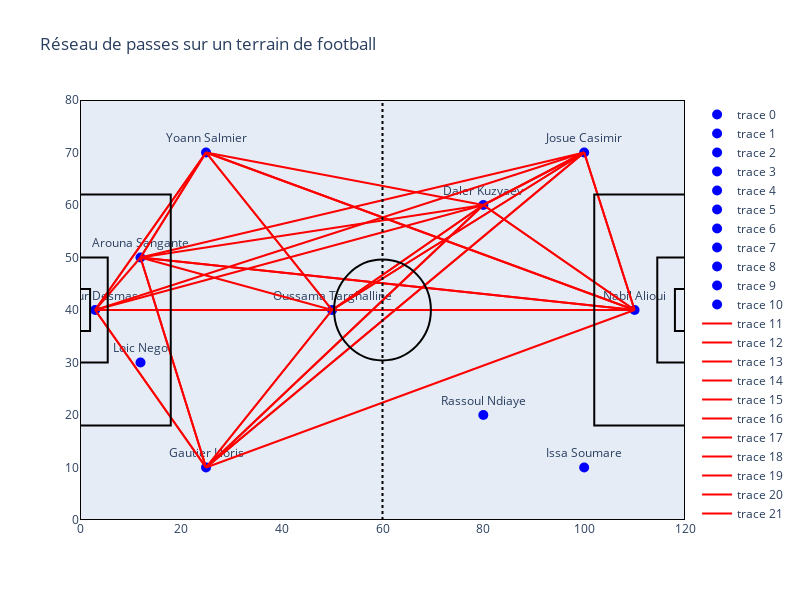

Source (notebook cell):
### Code cell
import plotly.graph_objs as go

# Dictionnaire des positions en fonction des rôles
role_positions = {
    "Gardien": [(3, 40)],
    "Défenseur": [(12, 30), (12, 50), (25, 10), (25, 70)],
    "Milieu de terrain": [(50, 40), (80, 20), (80, 60)],
    "Attaquant": [(100, 10), (100, 70), (110, 40)]
}

# Fonction pour obtenir la position en fonction du rôle et de l'index
def get_position(role, index, role_positions, role_count):
    if role in role_positions and index < len(role_positions[role]):
        return role_positions[role][index]
    else:
        # Gérer les excédents en attribuant des positions restantes
        if role == "Défenseur":
            role = "Milieu de terrain"
        elif role == "Milieu de terrain":
            role = "Attaquant"
        elif role == "Attaquant":
            role = "Défenseur"
        return get_position(role, role_count[role], role_positions, role_count)


def visualize_pass_network(player_positions_df, passes_df):

    # Convertir les données de la dataframe en dictionnaires
    role_count = {"Défenseur": 0, "Milieu de terrain": 0, "Attaquant": 0, "Gardien": 0}
    players_positions = {}
    
    for index, row in player_positions_df.iterrows():
        role = row['role']
        position = get_position(role, role_count[role], role_positions, role_count)
        role_count[role] += 1
        players_positions[row['player.name']] = position

    # Calculer les informations des passes
    pass_info = passes_df.groupby(['player.name']).agg(
        num_passes=('pass.length', 'size'),
        avg_pass_length=('pass.length', 'mean')
    ).reset_index()

    pass_info_received = passes_df.groupby(['pass.recipient.name']).agg(
        num_passes_received=('pass.length', 'size'),
        avg_pass_length_received=('pass.length', 'mean')
    ).reset_index()

    # Créer des dictionnaires pour les infos de passes
    pass_info_dict = {
        row['player.name']: {
            'num_passes': row['num_passes'],
            'avg_pass_length': row['avg_pass_length']
        }
        for index, row in pass_info.iterrows()
    }

    pass_info_received_dict = {
        row['pass.recipient.name']: {
            'num_passes_received': row['num_passes_received'],
            'avg_pass_length_received': row['avg_pass_length_received']
        }
        for index, row in pass_info_received.iterrows()
    }

    # Tracer le terrain de football
    fig = go.Figure()

    # Ajouter des formes pour représenter le terrain de football
    terrain_shapes = [
        dict(type="rect", x0=0, y0=0, x1=120, y1=80, line=dict(color="Black")),
        dict(type="line", x0=60, y0=0, x1=60, y1=80, line=dict(color="Black", dash="dot")),
        dict(type="rect", x0=0, y0=18, x1=18, y1=62, line=dict(color="Black")),
        dict(type="rect", x0=102, y0=18, x1=120, y1=62, line=dict(color="Black")),
        dict(type="rect", x0=0, y0=30, x1=5.5, y1=50, line=dict(color="Black")),
        dict(type="rect", x0=114.5, y0=30, x1=120, y1=50, line=dict(color="Black")),
        dict(type="rect", x0=0, y0=36, x1=2, y1=44, line=dict(color="Black")),
        dict(type="rect", x0=118, y0=36, x1=120, y1=44, line=dict(color="Black")),
        dict(type="circle", xref="x", yref="y", x0=50.4, y0=30.4, x1=69.6, y1=49.6, line_color="Black"),
    ]
    fig.update_layout(shapes=terrain_shapes)

    # Ajouter les joueurs sur le terrain avec les infos de passes
    for player, pos in players_positions.items():
        passes_from_player = pass_info_dict.get(player, {'num_passes': 0, 'avg_pass_length': 0})
        passes_to_player = pass_info_received_dict.get(player, {'num_passes_received': 0, 'avg_pass_length_received': 0})

        hover_text = (
            f"Joueur: {player}<br>"
            f"Nombre de passes effectuées: {passes_from_player['num_passes']}<br>"
            f"Longueur moyenne des passes effectuées: {passes_from_player['avg_pass_length']:.2f} m<br>"
            f"Nombre de passes reçues: {passes_to_player['num_passes_received']}<br>"
            f"Longueur moyenne des passes reçues: {passes_to_player['avg_pass_length_received']:.2f} m"
        )

        fig.add_trace(go.Scatter(
            x=[pos[0]],
            y=[pos[1]],
            mode='markers+text',
            text=[player],
            textposition="top center",
            marker=dict(size=10, color='blue'),
            hovertext=hover_text,
            hoverinfo="text"
        ))

    # Calculer le nombre et la longueur moyenne des passes entre les joueurs
    passes_between_players = passes_df.groupby(['player.name', 'pass.recipient.name']).agg(
        num_passes=('pass.length', 'size'),
        avg_pass_length=('pass.length', 'mean')
    ).reset_index()

    # Ajouter les passes
    for row in passes_between_players.itertuples():
        if row[1] in players_positions and row[2] in players_positions:
            start = players_positions[row[1]]
            end = players_positions[row[2]]
            hover_text = (
                f"Passes de {row[1]} à {row[2]}<br>"
                f"Nombre de passes: {row.num_passes}<br>"
                f"Longueur moyenne des passes: {row.avg_pass_length:.2f} m"
            )
            fig.add_trace(go.Scatter(
                x=[start[0], end[0]],
                y=[start[1], end[1]],
                mode='lines',
                line=dict(width=2, color='red'),
                hovertext=hover_text,
                hoverinfo="text"
            ))

    fig.update_layout(
        title="Réseau de passes sur un terrain de football",
        xaxis=dict(range=[0, 120], showgrid=False, zeroline=False),
        yaxis=dict(range=[0, 80], showgrid=False, zeroline=False),
        width=800,
        height=600
    )
    fig.show()

# Appel de la fonction pour créer la figure du réseau de passes
visualize_pass_network(df_positions, df_passes)

### Figure 1 — Plotly figure (JSON) as saved in the notebook; plotly's stock layout.template omitted (floating-point values rounded to 4 significant figures)
{"data": [{"hoverinfo": "text", "hovertext": "Joueur: Loic Nego<br>Nombre de passes effectuées: 0<br>Longueur moyenne des passes effectuées: 0.00 m<br>Nombre de passes reçues: 0<br>Longueur moyenne des passes reçues: 0.00 m", "marker": {"color": "blue", "size": 10}, "mode": "markers+text", "text": ["Loic Nego"], "textposition": "top center", "type": "scatter", "x": [12], "y": [30]}, {"hoverinfo": "text", "hovertext": "Joueur: Oussama Targhalline<br>Nombre de passes effectuées: 57<br>Longueur moyenne des passes effectuées: 16.38 m<br>Nombre de passes reçues: 47<br>Longueur moyenne des passes reçues: 13.34 m", "marker": {"color": "blue", "size": 10}, "mode": "markers+text", "text": ["Oussama Targhalline"], "textposition": "top center", "type": "scatter", "x": [50], "y": [40]}, {"hoverinfo": "text", "hovertext": "Joueur: Arouna Sangante<br>Nombre de passes effectuées: 28<br>Longueur moyenne des passes effectuées: 33.87 m<br>Nombre de passes reçues: 15<br>Longueur moyenne des passes reçues: 19.06 m", "marker": {"color": "blue", "size": 10}, "mode": "markers+text", "text": ["Arouna Sangante"], "textposition": "top center", "type": "scatter", "x": [12], "y": [50]}, {"hoverinfo": "text", "hovertext": "Joueur: Issa Soumare<br>Nombre de passes effectuées: 0<br>Longueur moyenne des passes effectuées: 0.00 m<br>Nombre de passes reçues: 0<br>Longueur moyenne des passes reçues: 0.00 m", "marker": {"color": "blue", "size": 10}, "mode": "markers+text", "text": ["Issa Soumare"], "textposition": "top center", "type": "scatter", "x": [100], "y": [10]}, {"hoverinfo": "text", "hovertext": "Joueur: Rassoul Ndiaye<br>Nombre de passes effectuées: 0<br>Longueur moyenne des passes effectuées: 0.00 m<br>Nombre de passes reçues: 0<br>Longueur moyenne des passes reçues: 0.00 m", "marker": {"color": "blue", "size": 10}, "mode": "markers+text", "text": ["Rassoul Ndiaye"], "textposition": "top center", "type": "scatter", "x": [80], "y": [20]}, {"hoverinfo": "text", "hovertext": "Joueur: Josue Casimir<br>Nombre de passes effectuées: 38<br>Longueur moyenne des passes effectuées: 16.64 m<br>Nombre de passes reçues: 38<br>Longueur moyenne des passes reçues: 19.78 m", "marker": {"color": "blue", "size": 10}, "mode": "markers+text", "text": ["Josue Casimir"], "textposition": "top center", "type": "scatter", "x": [100], "y": [70]}, {"hoverinfo": "text", "hovertext": "Joueur: Gautier Lloris<br>Nombre de passes effectuées: 32<br>Longueur moyenne des passes effectuées: 13.61 m<br>Nombre de passes reçues: 24<br>Longueur moyenne des passes reçues: 18.73 m", "marker": {"color": "blue", "size": 10}, "mode": "markers+text", "text": ["Gautier Lloris"], "textposition": "top center", "type": "scatter", "x": [25], "y": [10]}, {"hoverinfo": "text", "hovertext": "Joueur: Daler Kuzyaev<br>Nombre de passes effectuées: 37<br>Longueur moyenne des passes effectuées: 15.20 m<br>Nombre de passes reçues: 31<br>Longueur moyenne des passes reçues: 13.66 m", "marker": {"color": "blue", "size": 10}, "mode": "markers+text", "text": ["Daler Kuzyaev"], "textposition": "top center", "type": "scatter", "x": [80], "y": [60]}, {"hoverinfo": "text", "hovertext": "Joueur: Yoann Salmier<br>Nombre de passes effectuées: 30<br>Longueur moyenne des passes effectuées: 24.64 m<br>Nombre de passes reçues: 14<br>Longueur moyenne des passes reçues: 18.33 m", "marker": {"color": "blue", "size": 10}, "mode": "markers+text", "text": ["Yoann Salmier"], "textposition": "top center", "type": "scatter", "x": [25], "y": [70]}, {"hoverinfo": "text", "hovertext": "Joueur: Nabil Alioui<br>Nombre de passes effectuées: 13<br>Longueur moyenne des passes effectuées: 21.49 m<br>Nombre de passes reçues: 29<br>Longueur moyenne des passes reçues: 23.48 m", "marker": {"color": "blue", "size": 10}, "mode": "markers+text", "text": ["Nabil Alioui"], "textposition": "top center", "type": "scatter", "x": [110], "y": [40]}, {"hoverinfo": "text", "hovertext": "Joueur: Arthur Desmas<br>Nombre de passes effectuées: 23<br>Longueur moyenne des passes effectuées: 44.32 m<br>Nombre de passes reçues: 5<br>Longueur moyenne des passes reçues: 22.77 m", "marker": {"color": "blue", "size": 10}, "mode": "markers+text", "text": ["Arthur Desmas"], "textposition": "top center", "type": "scatter", "x": [3], "y": [40]}, {"hoverinfo": "text", "hovertext": "Passes de Arouna Sangante à Gautier Lloris<br>Nombre de passes: 5<br>Longueur moyenne des passes: 21.21 m", "line": {"color": "red", "width": 2}, "mode": "lines", "type": "scatter", "x": [12, 25], "y": [50, 10]}, {"hoverinfo": "text", "hovertext": "Passes de Arouna Sangante à Josue Casimir<br>Nombre de passes: 4<br>Longueur moyenne des passes: 33.33 m", "line": {"color": "red", "width": 2}, "mode": "lines", "type": "scatter", "x": [12, 100], "y": [50, 70]}, {"hoverinfo": "text", "hovertext": "Passes de Arouna Sangante à Nabil Alioui<br>Nombre de passes: 1<br>Longueur moyenne des passes: 57.73 m", "line": {"color": "red", "width": 2}, "mode": "lines", "type": "scatter", "x": [12, 110], "y": [50, 40]}, {"hoverinfo": "text", "hovertext": "Passes de Arouna Sangante à Oussama Targhalline<br>Nombre de passes: 2<br>Longueur moyenne des passes: 5.35 m", "line": {"color": "red", "width": 2}, "mode": "lines", "type": "scatter", "x": [12, 50], "y": [50, 40]}, {"hoverinfo": "text", "hovertext": "Passes de Arouna Sangante à Yoann Salmier<br>Nombre de passes: 4<br>Longueur moyenne des passes: 19.19 m", "line": {"color": "red", "width": 2}, "mode": "lines", "type": "scatter", "x": [12, 25], "y": [50, 70]}, {"hoverinfo": "text", "hovertext": "Passes de Arthur Desmas à Arouna Sangante<br>Nombre de passes: 1<br>Longueur moyenne des passes: 12.80 m", "line": {"color": "red", "width": 2}, "mode": "lines", "type": "scatter", "x": [3, 12], "y": [40, 50]}, {"hoverinfo": "text", "hovertext": "Passes de Arthur Desmas à Daler Kuzyaev<br>Nombre de passes: 1<br>Longueur moyenne des passes: 21.86 m", "line": {"color": "red", "width": 2}, "mode": "lines", "type": "scatter", "x": [3, 80], "y": [40, 60]}, {"hoverinfo": "text", "hovertext": "Passes de Arthur Desmas à Gautier Lloris<br>Nombre de passes: 4<br>Longueur moyenne des passes: 21.14 m", "line": {"color": "red", "width": 2}, "mode": "lines", "type": "scatter", "x": [3, 25], "y": [40, 10]}, {"hoverinfo": "text", "hovertext": "Passes de Arthur Desmas à Josue Casimir<br>Nombre de passes: 2<br>Longueur moyenne des passes: 43.38 m", "line": {"color": "red", "width": 2}, "mode": "lines", "type": "scatter", "x": [3, 100], "y": [40, 70]}, {"hoverinfo": "text", "hovertext": "Passes de Arthur Desmas à Nabil Alioui<br>Nombre de passes: 1<br>Longueur moyenne des passes: 73.36 m", "line": {"color": "red", "width": 2}, "mode": "lines", "type": "scatter", "x": [3, 110], "y": [40, 40]}, {"hoverinfo": "text", "hovertext": "Passes de Arthur Desmas à Oussama Targhalline<br>Nombre de passes: 2<br>Longueur moyenne des passes: 26.52 m", "line": {"color": "red", "width": 2}, "mode": "lines", "type": "scatter", "x": [3, 50], "y": [40, 40]}, {"hoverinfo": "text", "hovertext": "Passes de Arthur Desmas à Yoann Salmier<br>Nombre de passes: 1<br>Longueur moyenne des passes: 26.30 m", "line": {"color": "red", "width": 2}, "mode": "lines", "type": "scatter", "x": [3, 25], "y": [40, 70]}, {"hoverinfo": "text", "hovertext": "Passes de Daler Kuzyaev à Arouna Sangante<br>Nombre de passes: 1<br>Longueur moyenne des passes: 16.02 m", "line": {"color": "red", "width": 2}, "mode": "lines", "type": "scatter", "x": [80, 12], "y": [60, 50]}, {"hoverinfo": "text", "hovertext": "Passes de Daler Kuzyaev à Gautier Lloris<br>Nombre de passes: 3<br>Longueur moyenne des passes: 16.61 m", "line": {"color": "red", "width": 2}, "mode": "lines", "type": "scatter", "x": [80, 25], "y": [60, 10]}, {"hoverinfo": "text", "hovertext": "Passes de Daler Kuzyaev à Josue Casimir<br>Nombre de passes: 8<br>Longueur moyenne des passes: 16.94 m", "line": {"color": "red", "width": 2}, "mode": "lines", "type": "scatter", "x": [80, 100], "y": [60, 70]}, {"hoverinfo": "text", "hovertext": "Passes de Daler Kuzyaev à Nabil Alioui<br>Nombre de passes: 3<br>Longueur moyenne des passes: 13.90 m", "line": {"color": "red", "width": 2}, "mode": "lines", "type": "scatter", "x": [80, 110], "y": [60, 40]}, {"hoverinfo": "text", "hovertext": "Passes de Daler Kuzyaev à Oussama Targhalline<br>Nombre de passes: 7<br>Longueur moyenne des passes: 13.05 m", "line": {"color": "red", "width": 2}, "mode": "lines", "type": "scatter", "x": [80, 50], "y": [60, 40]}, {"hoverinfo": "text", "hovertext": "Passes de Gautier Lloris à Arouna Sangante<br>Nombre de passes: 4<br>Longueur moyenne des passes: 15.06 m", "line": {"color": "red", "width": 2}, "mode": "lines", "type": "scatter", "x": [25, 12], "y": [10, 50]}, {"hoverinfo": "text", "hovertext": "Passes de Gautier Lloris à Arthur Desmas<br>Nombre de passes: 2<br>Longueur moyenne des passes: 10.88 m", "line": {"color": "red", "width": 2}, "mode": "lines", "type": "scatter", "x": [25, 3], "y": [10, 40]}, {"hoverinfo": "text", "hovertext": "Passes de Gautier Lloris à Daler Kuzyaev<br>Nombre de passes: 5<br>Longueur moyenne des passes: 13.90 m", "line": {"color": "red", "width": 2}, "mode": "lines", "type": "scatter", "x": [25, 80], "y": [10, 60]}, {"hoverinfo": "text", "hovertext": "Passes de Gautier Lloris à Josue Casimir<br>Nombre de passes: 7<br>Longueur moyenne des passes: 13.30 m", "line": {"color": "red", "width": 2}, "mode": "lines", "type": "scatter", "x": [25, 100], "y": [10, 70]}, {"hoverinfo": "text", "hovertext": "Passes de Gautier Lloris à Nabil Alioui<br>Nombre de passes: 1<br>Longueur moyenne des passes: 36.67 m", "line": {"color": "red", "width": 2}, "mode": "lines", "type": "scatter", "x": [25, 110], "y": [10, 40]}, {"hoverinfo": "text", "hovertext": "Passes de Gautier Lloris à Oussama Targhalline<br>Nombre de passes: 4<br>Longueur moyenne des passes: 12.42 m", "line": {"color": "red", "width": 2}, "mode": "lines", "type": "scatter", "x": [25, 50], "y": [10, 40]}, {"hoverinfo": "text", "hovertext": "Passes de Josue Casimir à Daler Kuzyaev<br>Nombre de passes: 1<br>Longueur moyenne des passes: 3.77 m", "line": {"color": "red", "width": 2}, "mode": "lines", "type": "scatter", "x": [100, 80], "y": [70, 60]}, {"hoverinfo": "text", "hovertext": "Passes de Josue Casimir à Gautier Lloris<br>Nombre de passes: 5<br>Longueur moyenne des passes: 9.93 m", "line": {"color": "red", "width": 2}, "mode": "lines", "type": "scatter", "x": [100, 25], "y": [70, 10]}, {"hoverinfo": "text", "hovertext": "Passes de Josue Casimir à Nabil Alioui<br>Nombre de passes: 5<br>Longueur moyenne des passes: 20.04 m", "line": {"color": "red", "width": 2}, "mode": "lines", "type": "scatter", "x": [100, 110], "y": [70, 40]}, {"hoverinfo": "text", "hovertext": "Passes de Josue Casimir à Oussama Targhalline<br>Nombre de passes: 6<br>Longueur moyenne des passes: 11.78 m", "line": {"color": "red", "width": 2}, "mode": "lines", "type": "scatter", "x": [100, 50], "y": [70, 40]}, {"hoverinfo": "text", "hovertext": "Passes de Nabil Alioui à Arouna Sangante<br>Nombre de passes: 1<br>Longueur moyenne des passes: 20.81 m", "line": {"color": "red", "width": 2}, "mode": "lines", "type": "scatter", "x": [110, 12], "y": [40, 50]}, {"hoverinfo": "text", "hovertext": "Passes de Nabil Alioui à Daler Kuzyaev<br>Nombre de passes: 1<br>Longueur moyenne des passes: 5.84 m", "line": {"color": "red", "width": 2}, "mode": "lines", "type": "scatter", "x": [110, 80], "y": [40, 60]}, {"hoverinfo": "text", "hovertext": "Passes de Nabil Alioui à Josue Casimir<br>Nombre de passes: 1<br>Longueur moyenne des passes: 14.99 m", "line": {"color": "red", "width": 2}, "mode": "lines", "type": "scatter", "x": [110, 100], "y": [40, 70]}, {"hoverinfo": "text", "hovertext": "Passes de Nabil Alioui à Oussama Targhalline<br>Nombre de passes: 1<br>Longueur moyenne des passes: 11.82 m", "line": {"color": "red", "width": 2}, "mode": "lines", "type": "scatter", "x": [110, 50], "y": [40, 40]}, {"hoverinfo": "text", "hovertext": "Passes de Nabil Alioui à Yoann Salmier<br>Nombre de passes: 1<br>Longueur moyenne des passes: 32.74 m", "line": {"color": "red", "width": 2}, "mode": "lines", "type": "scatter", "x": [110, 25], "y": [40, 70]}, {"hoverinfo": "text", "hovertext": "Passes de Oussama Targhalline à Daler Kuzyaev<br>Nombre de passes: 6<br>Longueur moyenne des passes: 11.16 m", "line": {"color": "red", "width": 2}, "mode": "lines", "type": "scatter", "x": [50, 80], "y": [40, 60]}, {"hoverinfo": "text", "hovertext": "Passes de Oussama Targhalline à Gautier Lloris<br>Nombre de passes: 2<br>Longueur moyenne des passes: 18.91 m", "line": {"color": "red", "width": 2}, "mode": "lines", "type": "scatter", "x": [50, 25], "y": [40, 10]}, {"hoverinfo": "text", "hovertext": "Passes de Oussama Targhalline à Josue Casimir<br>Nombre de passes: 9<br>Longueur moyenne des passes: 18.89 m", "line": {"color": "red", "width": 2}, "mode": "lines", "type": "scatter", "x": [50, 100], "y": [40, 70]}, {"hoverinfo": "text", "hovertext": "Passes de Oussama Targhalline à Nabil Alioui<br>Nombre de passes: 2<br>Longueur moyenne des passes: 15.61 m", "line": {"color": "red", "width": 2}, "mode": "lines", "type": "scatter", "x": [50, 110], "y": [40, 40]}, {"hoverinfo": "text", "hovertext": "Passes de Oussama Targhalline à Yoann Salmier<br>Nombre de passes: 1<br>Longueur moyenne des passes: 21.36 m", "line": {"color": "red", "width": 2}, "mode": "lines", "type": "scatter", "x": [50, 25], "y": [40, 70]}, {"hoverinfo": "text", "hovertext": "Passes de Yoann Salmier à Arouna Sangante<br>Nombre de passes: 4<br>Longueur moyenne des passes: 21.91 m", "line": {"color": "red", "width": 2}, "mode": "lines", "type": "scatter", "x": [25, 12], "y": [70, 50]}, {"hoverinfo": "text", "hovertext": "Passes de Yoann Salmier à Arthur Desmas<br>Nombre de passes: 1<br>Longueur moyenne des passes: 40.71 m", "line": {"color": "red", "width": 2}, "mode": "lines", "type": "scatter", "x": [25, 3], "y": [70, 40]}, {"hoverinfo": "text", "hovertext": "Passes de Yoann Salmier à Daler Kuzyaev<br>Nombre de passes: 2<br>Longueur moyenne des passes: 14.92 m", "line": {"color": "red", "width": 2}, "mode": "lines", "type": "scatter", "x": [25, 80], "y": [70, 60]}, {"hoverinfo": "text", "hovertext": "Passes de Yoann Salmier à Nabil Alioui<br>Nombre de passes: 1<br>Longueur moyenne des passes: 26.06 m", "line": {"color": "red", "width": 2}, "mode": "lines", "type": "scatter", "x": [25, 110], "y": [70, 40]}, {"hoverinfo": "text", "hovertext": "Passes de Yoann Salmier à Oussama Targhalline<br>Nombre de passes: 4<br>Longueur moyenne des passes: 20.20 m", "line": {"color": "red", "width": 2}, "mode": "lines", "type": "scatter", "x": [25, 50], "y": [70, 40]}], "layout": {"height": 600, "shapes": [{"line": {"color": "Black"}, "type": "rect", "x0": 0, "x1": 120, "y0": 0, "y1": 80}, {"line": {"color": "Black", "dash": "dot"}, "type": "line", "x0": 60, "x1": 60, "y0": 0, "y1": 80}, {"line": {"color": "Black"}, "type": "rect", "x0": 0, "x1": 18, "y0": 18, "y1": 62}, {"line": {"color": "Black"}, "type": "rect", "x0": 102, "x1": 120, "y0": 18, "y1": 62}, {"line": {"color": "Black"}, "type": "rect", "x0": 0, "x1": 5.5, "y0": 30, "y1": 50}, {"line": {"color": "Black"}, "type": "rect", "x0": 114.5, "x1": 120, "y0": 30, "y1": 50}, {"line": {"color": "Black"}, "type": "rect", "x0": 0, "x1": 2, "y0": 36, "y1": 44}, {"line": {"color": "Black"}, "type": "rect", "x0": 118, "x1": 120, "y0": 36, "y1": 44}, {"line": {"color": "Black"}, "type": "circle", "x0": 50.4, "x1": 69.6, "xref": "x", "y0": 30.4, "y1": 49.6, "yref": "y"}], "title": {"text": "Réseau de passes sur un terrain de football"}, "width": 800, "xaxis": {"range": [0, 120], "showgrid": false, "zeroline": false}, "yaxis": {"range": [0, 80], "showgrid": false, "zeroline": false}}}
